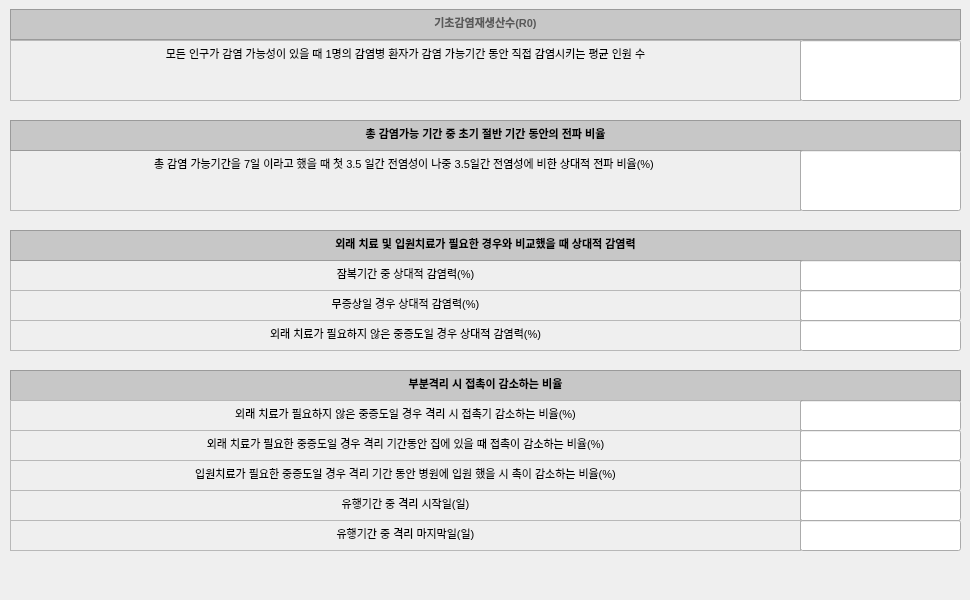
       <widget class="QWidget" name="scrollAreaWidgetContents_2">
        <property name="geometry">
         <rect>
          <x>0</x>
          <y>0</y>
          <width>970</width>
          <height>600</height>
         </rect>
        </property>
        <widget class="QTextEdit" name="textEdit_105">
         <property name="enabled">
          <bool>false</bool>
         </property>
         <property name="geometry">
          <rect>
           <x>10</x>
           <y>40</y>
           <width>791</width>
           <height>61</height>
          </rect>
         </property>
         <property name="html">
          <string>&lt;!DOCTYPE HTML PUBLIC &quot;-//W3C//DTD HTML 4.0//EN&quot; &quot;http://www.w3.org/TR/REC-html40/strict.dtd&quot;&gt;
&lt;html&gt;&lt;head&gt;&lt;meta name=&quot;qrichtext&quot; content=&quot;1&quot; /&gt;&lt;style type=&quot;text/css&quot;&gt;
p, li { white-space: pre-wrap; }
&lt;/style&gt;&lt;/head&gt;&lt;body style=&quot; font-family:'맑은 고딕'; font-size:8.25pt; font-weight:400; font-style:normal;&quot;&gt;
&lt;p align=&quot;center&quot; style=&quot; margin-top:0px; margin-bottom:0px; margin-left:0px; margin-right:0px; -qt-block-indent:0; text-indent:0px;&quot;&gt;&lt;span style=&quot; font-size:8pt; color:#000000;&quot;&gt;모든 인구가 감염 가능성이 있을 때 1명의 감염병 환자가 감염 가능기간 동안 직접 감염시키는 평균 인원 수&lt;/span&gt;&lt;/p&gt;&lt;/body&gt;&lt;/html&gt;</string>
         </property>
        </widget>
        <widget class="QTextEdit" name="textEdit_106">
         <property name="enabled">
          <bool>false</bool>
         </property>
         <property name="geometry">
          <rect>
           <x>10</x>
           <y>9</y>
           <width>951</width>
           <height>31</height>
          </rect>
         </property>
         <property name="styleSheet">
          <string notr="true">background-color: rgb(199, 199, 199);</string>
         </property>
         <property name="html">
          <string>&lt;!DOCTYPE HTML PUBLIC &quot;-//W3C//DTD HTML 4.0//EN&quot; &quot;http://www.w3.org/TR/REC-html40/strict.dtd&quot;&gt;
&lt;html&gt;&lt;head&gt;&lt;meta name=&quot;qrichtext&quot; content=&quot;1&quot; /&gt;&lt;style type=&quot;text/css&quot;&gt;
p, li { white-space: pre-wrap; }
&lt;/style&gt;&lt;/head&gt;&lt;body style=&quot; font-family:'맑은 고딕'; font-size:8.25pt; font-weight:400; font-style:normal;&quot;&gt;
&lt;p align=&quot;center&quot; style=&quot; margin-top:0px; margin-bottom:0px; margin-left:0px; margin-right:0px; -qt-block-indent:0; text-indent:0px;&quot;&gt;&lt;span style=&quot; font-size:8pt; font-weight:600; color:#595959;&quot;&gt;기초감염재생산수(R0)&lt;/span&gt;&lt;/p&gt;&lt;/body&gt;&lt;/html&gt;</string>
         </property>
        </widget>
        <widget class="QTextEdit" name="textEdit_125">
         <property name="enabled">
          <bool>false</bool>
         </property>
         <property name="geometry">
          <rect>
           <x>10</x>
           <y>260</y>
           <width>791</width>
           <height>31</height>
          </rect>
         </property>
         <property name="html">
          <string>&lt;!DOCTYPE HTML PUBLIC &quot;-//W3C//DTD HTML 4.0//EN&quot; &quot;http://www.w3.org/TR/REC-html40/strict.dtd&quot;&gt;
&lt;html&gt;&lt;head&gt;&lt;meta name=&quot;qrichtext&quot; content=&quot;1&quot; /&gt;&lt;style type=&quot;text/css&quot;&gt;
p, li { white-space: pre-wrap; }
&lt;/style&gt;&lt;/head&gt;&lt;body style=&quot; font-family:'맑은 고딕'; font-size:8.25pt; font-weight:400; font-style:normal;&quot;&gt;
&lt;p align=&quot;center&quot; style=&quot; margin-top:0px; margin-bottom:0px; margin-left:0px; margin-right:0px; -qt-block-indent:0; text-indent:0px;&quot;&gt;&lt;span style=&quot; font-size:8pt; color:#000000;&quot;&gt;잠복기간 중 상대적 감염력(%)&lt;/span&gt;&lt;/p&gt;&lt;/body&gt;&lt;/html&gt;</string>
         </property>
        </widget>
        <widget class="QTextEdit" name="textEdit_126">
         <property name="enabled">
          <bool>false</bool>
         </property>
         <property name="geometry">
          <rect>
           <x>10</x>
           <y>230</y>
           <width>951</width>
           <height>31</height>
          </rect>
         </property>
         <property name="styleSheet">
          <string notr="true">background-color: rgb(199, 199, 199);</string>
         </property>
         <property name="html">
          <string>&lt;!DOCTYPE HTML PUBLIC &quot;-//W3C//DTD HTML 4.0//EN&quot; &quot;http://www.w3.org/TR/REC-html40/strict.dtd&quot;&gt;
&lt;html&gt;&lt;head&gt;&lt;meta name=&quot;qrichtext&quot; content=&quot;1&quot; /&gt;&lt;style type=&quot;text/css&quot;&gt;
p, li { white-space: pre-wrap; }
&lt;/style&gt;&lt;/head&gt;&lt;body style=&quot; font-family:'맑은 고딕'; font-size:8.25pt; font-weight:400; font-style:normal;&quot;&gt;
&lt;p align=&quot;center&quot; style=&quot; margin-top:0px; margin-bottom:0px; margin-left:0px; margin-right:0px; -qt-block-indent:0; text-indent:0px;&quot;&gt;&lt;span style=&quot; font-size:8pt; font-weight:600; color:#000000;&quot;&gt;외래 치료 및 입원치료가 필요한 경우와 비교했을 때 상대적 감염력&lt;/span&gt;&lt;/p&gt;&lt;/body&gt;&lt;/html&gt;</string>
         </property>
        </widget>
        <widget class="QTextEdit" name="textEdit_127">
         <property name="enabled">
          <bool>false</bool>
         </property>
         <property name="geometry">
          <rect>
           <x>10</x>
           <y>290</y>
           <width>791</width>
           <height>31</height>
          </rect>
         </property>
         <property name="html">
          <string>&lt;!DOCTYPE HTML PUBLIC &quot;-//W3C//DTD HTML 4.0//EN&quot; &quot;http://www.w3.org/TR/REC-html40/strict.dtd&quot;&gt;
&lt;html&gt;&lt;head&gt;&lt;meta name=&quot;qrichtext&quot; content=&quot;1&quot; /&gt;&lt;style type=&quot;text/css&quot;&gt;
p, li { white-space: pre-wrap; }
&lt;/style&gt;&lt;/head&gt;&lt;body style=&quot; font-family:'맑은 고딕'; font-size:8.25pt; font-weight:400; font-style:normal;&quot;&gt;
&lt;p align=&quot;center&quot; style=&quot; margin-top:0px; margin-bottom:0px; margin-left:0px; margin-right:0px; -qt-block-indent:0; text-indent:0px;&quot;&gt;&lt;span style=&quot; font-size:8pt; color:#000000;&quot;&gt;무증상일 경우 상대적 감염력(%)&lt;/span&gt;&lt;/p&gt;&lt;/body&gt;&lt;/html&gt;</string>
         </property>
        </widget>
        <widget class="QTextEdit" name="textEdit_108">
         <property name="enabled">
          <bool>false</bool>
         </property>
         <property name="geometry">
          <rect>
           <x>10</x>
           <y>150</y>
           <width>791</width>
           <height>61</height>
          </rect>
         </property>
         <property name="html">
          <string>&lt;!DOCTYPE HTML PUBLIC &quot;-//W3C//DTD HTML 4.0//EN&quot; &quot;http://www.w3.org/TR/REC-html40/strict.dtd&quot;&gt;
&lt;html&gt;&lt;head&gt;&lt;meta name=&quot;qrichtext&quot; content=&quot;1&quot; /&gt;&lt;style type=&quot;text/css&quot;&gt;
p, li { white-space: pre-wrap; }
&lt;/style&gt;&lt;/head&gt;&lt;body style=&quot; font-family:'맑은 고딕'; font-size:8.25pt; font-weight:400; font-style:normal;&quot;&gt;
&lt;p align=&quot;center&quot; style=&quot; margin-top:0px; margin-bottom:0px; margin-left:0px; margin-right:0px; -qt-block-indent:0; text-indent:0px;&quot;&gt;&lt;span style=&quot; font-size:8pt; color:#000000;&quot;&gt;총 감염 가능기간을 7일 이라고 했을 때 첫 3.5 일간 전염성이 나중 3.5일간 전염성에 비한 상대적 전파 비율(%)&lt;/span&gt;&lt;span style=&quot; font-size:8pt;&quot;&gt; &lt;/span&gt;&lt;/p&gt;&lt;/body&gt;&lt;/html&gt;</string>
         </property>
        </widget>
        <widget class="QTextEdit" name="textEdit_109">
         <property name="enabled">
          <bool>false</bool>
         </property>
         <property name="geometry">
          <rect>
           <x>10</x>
           <y>120</y>
           <width>951</width>
           <height>31</height>
          </rect>
         </property>
         <property name="styleSheet">
          <string notr="true">background-color: rgb(199, 199, 199);</string>
         </property>
         <property name="html">
          <string>&lt;!DOCTYPE HTML PUBLIC &quot;-//W3C//DTD HTML 4.0//EN&quot; &quot;http://www.w3.org/TR/REC-html40/strict.dtd&quot;&gt;
&lt;html&gt;&lt;head&gt;&lt;meta name=&quot;qrichtext&quot; content=&quot;1&quot; /&gt;&lt;style type=&quot;text/css&quot;&gt;
p, li { white-space: pre-wrap; }
&lt;/style&gt;&lt;/head&gt;&lt;body style=&quot; font-family:'맑은 고딕'; font-size:8.25pt; font-weight:400; font-style:normal;&quot;&gt;
&lt;p align=&quot;center&quot; style=&quot; margin-top:0px; margin-bottom:0px; margin-left:0px; margin-right:0px; -qt-block-indent:0; text-indent:0px;&quot;&gt;&lt;span style=&quot; font-size:8pt; font-weight:600; color:#000000;&quot;&gt;총 감염가능 기간 중 초기 절반 기간 동안의 전파 비율&lt;/span&gt;&lt;/p&gt;&lt;/body&gt;&lt;/html&gt;</string>
         </property>
        </widget>
        <widget class="QTextEdit" name="textEdit_156">
         <property name="enabled">
          <bool>false</bool>
         </property>
         <property name="geometry">
          <rect>
           <x>10</x>
           <y>320</y>
           <width>791</width>
           <height>31</height>
          </rect>
         </property>
         <property name="html">
          <string>&lt;!DOCTYPE HTML PUBLIC &quot;-//W3C//DTD HTML 4.0//EN&quot; &quot;http://www.w3.org/TR/REC-html40/strict.dtd&quot;&gt;
&lt;html&gt;&lt;head&gt;&lt;meta name=&quot;qrichtext&quot; content=&quot;1&quot; /&gt;&lt;style type=&quot;text/css&quot;&gt;
p, li { white-space: pre-wrap; }
&lt;/style&gt;&lt;/head&gt;&lt;body style=&quot; font-family:'맑은 고딕'; font-size:8.25pt; font-weight:400; font-style:normal;&quot;&gt;
&lt;p align=&quot;center&quot; style=&quot; margin-top:0px; margin-bottom:0px; margin-left:0px; margin-right:0px; -qt-block-indent:0; text-indent:0px;&quot;&gt;&lt;span style=&quot; font-size:8pt; color:#000000;&quot;&gt;외래 치료가 필요하지 않은 중증도일 경우 상대적 감염력(%)&lt;/span&gt;&lt;/p&gt;&lt;/body&gt;&lt;/html&gt;</string>
         </property>
        </widget>
        <widget class="QTextEdit" name="textEdit_158">
         <property name="enabled">
          <bool>false</bool>
         </property>
         <property name="geometry">
          <rect>
           <x>10</x>
           <y>460</y>
           <width>791</width>
           <height>31</height>
          </rect>
         </property>
         <property name="html">
          <string>&lt;!DOCTYPE HTML PUBLIC &quot;-//W3C//DTD HTML 4.0//EN&quot; &quot;http://www.w3.org/TR/REC-html40/strict.dtd&quot;&gt;
&lt;html&gt;&lt;head&gt;&lt;meta name=&quot;qrichtext&quot; content=&quot;1&quot; /&gt;&lt;style type=&quot;text/css&quot;&gt;
p, li { white-space: pre-wrap; }
&lt;/style&gt;&lt;/head&gt;&lt;body style=&quot; font-family:'맑은 고딕'; font-size:8.25pt; font-weight:400; font-style:normal;&quot;&gt;
&lt;p align=&quot;center&quot; style=&quot; margin-top:0px; margin-bottom:0px; margin-left:0px; margin-right:0px; -qt-block-indent:0; text-indent:0px;&quot;&gt;&lt;span style=&quot; font-size:8pt; color:#000000;&quot;&gt;입원치료가 필요한 중증도일 경우 격리 기간 동안 병원에 입원 했을 시 촉이 감소하는 비율(%)&lt;/span&gt;&lt;/p&gt;&lt;/body&gt;&lt;/html&gt;</string>
         </property>
        </widget>
        <widget class="QTextEdit" name="textEdit_131">
         <property name="enabled">
          <bool>false</bool>
         </property>
         <property name="geometry">
          <rect>
           <x>10</x>
           <y>370</y>
           <width>951</width>
           <height>31</height>
          </rect>
         </property>
         <property name="styleSheet">
          <string notr="true">background-color: rgb(199, 199, 199);</string>
         </property>
         <property name="html">
          <string>&lt;!DOCTYPE HTML PUBLIC &quot;-//W3C//DTD HTML 4.0//EN&quot; &quot;http://www.w3.org/TR/REC-html40/strict.dtd&quot;&gt;
&lt;html&gt;&lt;head&gt;&lt;meta name=&quot;qrichtext&quot; content=&quot;1&quot; /&gt;&lt;style type=&quot;text/css&quot;&gt;
p, li { white-space: pre-wrap; }
&lt;/style&gt;&lt;/head&gt;&lt;body style=&quot; font-family:'맑은 고딕'; font-size:8.25pt; font-weight:400; font-style:normal;&quot;&gt;
&lt;p align=&quot;center&quot; style=&quot; margin-top:0px; margin-bottom:0px; margin-left:0px; margin-right:0px; -qt-block-indent:0; text-indent:0px;&quot;&gt;&lt;span style=&quot; font-size:8pt; font-weight:600; color:#000000;&quot;&gt;부분격리 시 접촉이 감소하는 비율&lt;/span&gt;&lt;/p&gt;&lt;/body&gt;&lt;/html&gt;</string>
         </property>
        </widget>
        <widget class="QTextEdit" name="textEdit_132">
         <property name="enabled">
          <bool>false</bool>
         </property>
         <property name="geometry">
          <rect>
           <x>10</x>
           <y>400</y>
           <width>791</width>
           <height>31</height>
          </rect>
         </property>
         <property name="html">
          <string>&lt;!DOCTYPE HTML PUBLIC &quot;-//W3C//DTD HTML 4.0//EN&quot; &quot;http://www.w3.org/TR/REC-html40/strict.dtd&quot;&gt;
&lt;html&gt;&lt;head&gt;&lt;meta name=&quot;qrichtext&quot; content=&quot;1&quot; /&gt;&lt;style type=&quot;text/css&quot;&gt;
p, li { white-space: pre-wrap; }
&lt;/style&gt;&lt;/head&gt;&lt;body style=&quot; font-family:'맑은 고딕'; font-size:8.25pt; font-weight:400; font-style:normal;&quot;&gt;
&lt;p align=&quot;center&quot; style=&quot; margin-top:0px; margin-bottom:0px; margin-left:0px; margin-right:0px; -qt-block-indent:0; text-indent:0px;&quot;&gt;&lt;span style=&quot; font-size:8pt; color:#000000;&quot;&gt;외래 치료가 필요하지 않은 중증도일 경우 격리 시 접촉기 감소하는 비율(%)&lt;/span&gt;&lt;/p&gt;&lt;/body&gt;&lt;/html&gt;</string>
         </property>
        </widget>
        <widget class="QTextEdit" name="textEdit_133">
         <property name="enabled">
          <bool>false</bool>
         </property>
         <property name="geometry">
          <rect>
           <x>10</x>
           <y>430</y>
           <width>791</width>
           <height>31</height>
          </rect>
         </property>
         <property name="html">
          <string>&lt;!DOCTYPE HTML PUBLIC &quot;-//W3C//DTD HTML 4.0//EN&quot; &quot;http://www.w3.org/TR/REC-html40/strict.dtd&quot;&gt;
&lt;html&gt;&lt;head&gt;&lt;meta name=&quot;qrichtext&quot; content=&quot;1&quot; /&gt;&lt;style type=&quot;text/css&quot;&gt;
p, li { white-space: pre-wrap; }
&lt;/style&gt;&lt;/head&gt;&lt;body style=&quot; font-family:'맑은 고딕'; font-size:8.25pt; font-weight:400; font-style:normal;&quot;&gt;
&lt;p align=&quot;center&quot; style=&quot; margin-top:0px; margin-bottom:0px; margin-left:0px; margin-right:0px; -qt-block-indent:0; text-indent:0px;&quot;&gt;&lt;span style=&quot; font-size:8pt; color:#000000;&quot;&gt;외래 치료가 필요한 중증도일 경우 격리 기간동안 집에 있을 때 접촉이 감소하는 비율(%)&lt;/span&gt;&lt;/p&gt;&lt;/body&gt;&lt;/html&gt;</string>
         </property>
        </widget>
        <widget class="QTextEdit" name="textEdit_159">
         <property name="enabled">
          <bool>false</bool>
         </property>
         <property name="geometry">
          <rect>
           <x>10</x>
           <y>490</y>
           <width>791</width>
           <height>31</height>
          </rect>
         </property>
         <property name="html">
          <string>&lt;!DOCTYPE HTML PUBLIC &quot;-//W3C//DTD HTML 4.0//EN&quot; &quot;http://www.w3.org/TR/REC-html40/strict.dtd&quot;&gt;
&lt;html&gt;&lt;head&gt;&lt;meta name=&quot;qrichtext&quot; content=&quot;1&quot; /&gt;&lt;style type=&quot;text/css&quot;&gt;
p, li { white-space: pre-wrap; }
&lt;/style&gt;&lt;/head&gt;&lt;body style=&quot; font-family:'맑은 고딕'; font-size:8.25pt; font-weight:400; font-style:normal;&quot;&gt;
&lt;p align=&quot;center&quot; style=&quot; margin-top:0px; margin-bottom:0px; margin-left:0px; margin-right:0px; -qt-block-indent:0; text-indent:0px;&quot;&gt;&lt;span style=&quot; font-size:8pt; color:#000000;&quot;&gt;유행기간 중 격리 시작일(일)&lt;/span&gt;&lt;/p&gt;&lt;/body&gt;&lt;/html&gt;</string>
         </property>
        </widget>
        <widget class="QLineEdit" name="input_lastLatent">
         <property name="geometry">
          <rect>
           <x>800</x>
           <y>260</y>
           <width>161</width>
           <height>31</height>
          </rect>
         </property>
         <property name="text">
          <string/>
         </property>
         <property name="maxLength">
          <number>20</number>
         </property>
         <property name="alignment">
          <set>Qt::AlignCenter</set>
         </property>
        </widget>
        <widget class="QLineEdit" name="input_asymptomatic">
         <property name="geometry">
          <rect>
           <x>800</x>
           <y>290</y>
           <width>161</width>
           <height>31</height>
          </rect>
         </property>
         <property name="text">
          <string/>
         </property>
         <property name="maxLength">
          <number>20</number>
         </property>
         <property name="alignment">
          <set>Qt::AlignCenter</set>
         </property>
        </widget>
        <widget class="QLineEdit" name="input_moderate">
         <property name="geometry">
          <rect>
           <x>800</x>
           <y>320</y>
           <width>161</width>
           <height>31</height>
          </rect>
         </property>
         <property name="text">
          <string/>
         </property>
         <property name="maxLength">
          <number>20</number>
         </property>
         <property name="alignment">
          <set>Qt::AlignCenter</set>
         </property>
        </widget>
        <widget class="QLineEdit" name="input_isolModerate">
         <property name="geometry">
          <rect>
           <x>800</x>
           <y>400</y>
           <width>161</width>
           <height>31</height>
          </rect>
         </property>
         <property name="text">
          <string/>
         </property>
         <property name="maxLength">
          <number>20</number>
         </property>
         <property name="alignment">
          <set>Qt::AlignCenter</set>
         </property>
        </widget>
        <widget class="QLineEdit" name="input_isolSevereHome">
         <property name="geometry">
          <rect>
           <x>800</x>
           <y>430</y>
           <width>161</width>
           <height>31</height>
          </rect>
         </property>
         <property name="text">
          <string/>
         </property>
         <property name="maxLength">
          <number>20</number>
         </property>
         <property name="alignment">
          <set>Qt::AlignCenter</set>
         </property>
        </widget>
        <widget class="QLineEdit" name="input_isolSevereHospital">
         <property name="geometry">
          <rect>
           <x>800</x>
           <y>460</y>
           <width>161</width>
           <height>31</height>
          </rect>
         </property>
         <property name="text">
          <string/>
         </property>
         <property name="maxLength">
          <number>20</number>
         </property>
         <property name="alignment">
          <set>Qt::AlignCenter</set>
         </property>
        </widget>
        <widget class="QLineEdit" name="input_halfInfectiosRate">
         <property name="geometry">
          <rect>
           <x>800</x>
           <y>150</y>
           <width>161</width>
           <height>61</height>
          </rect>
         </property>
         <property name="text">
          <string/>
         </property>
         <property name="maxLength">
          <number>20</number>
         </property>
         <property name="alignment">
          <set>Qt::AlignCenter</set>
         </property>
        </widget>
        <widget class="QLineEdit" name="input_R0">
         <property name="geometry">
          <rect>
           <x>800</x>
           <y>40</y>
           <width>161</width>
           <height>61</height>
          </rect>
         </property>
         <property name="text">
          <string/>
         </property>
         <property name="maxLength">
          <number>20</number>
         </property>
         <property name="alignment">
          <set>Qt::AlignCenter</set>
         </property>
        </widget>
        <widget class="QTextEdit" name="textEdit_181">
         <property name="enabled">
          <bool>false</bool>
         </property>
         <property name="geometry">
          <rect>
           <x>10</x>
           <y>520</y>
           <width>791</width>
           <height>31</height>
          </rect>
         </property>
         <property name="html">
          <string>&lt;!DOCTYPE HTML PUBLIC &quot;-//W3C//DTD HTML 4.0//EN&quot; &quot;http://www.w3.org/TR/REC-html40/strict.dtd&quot;&gt;
&lt;html&gt;&lt;head&gt;&lt;meta name=&quot;qrichtext&quot; content=&quot;1&quot; /&gt;&lt;style type=&quot;text/css&quot;&gt;
p, li { white-space: pre-wrap; }
&lt;/style&gt;&lt;/head&gt;&lt;body style=&quot; font-family:'맑은 고딕'; font-size:8.25pt; font-weight:400; font-style:normal;&quot;&gt;
&lt;p align=&quot;center&quot; style=&quot; margin-top:0px; margin-bottom:0px; margin-left:0px; margin-right:0px; -qt-block-indent:0; text-indent:0px;&quot;&gt;&lt;span style=&quot; font-size:8pt; color:#000000;&quot;&gt;유행기간 중 격리 마지막일(일)&lt;/span&gt;&lt;/p&gt;&lt;/body&gt;&lt;/html&gt;</string>
         </property>
        </widget>
        <widget class="QLineEdit" name="input_isolStart">
         <property name="geometry">
          <rect>
           <x>800</x>
           <y>490</y>
           <width>161</width>
           <height>31</height>
          </rect>
         </property>
         <property name="styleSheet">
          <string notr="true"/>
         </property>
         <property name="text">
          <string/>
         </property>
         <property name="maxLength">
          <number>20</number>
         </property>
         <property name="alignment">
          <set>Qt::AlignCenter</set>
         </property>
        </widget>
        <widget class="QLineEdit" name="input_isolEnd">
         <property name="geometry">
          <rect>
           <x>800</x>
           <y>520</y>
           <width>161</width>
           <height>31</height>
          </rect>
         </property>
         <property name="styleSheet">
          <string notr="true"/>
         </property>
         <property name="text">
          <string/>
         </property>
         <property name="maxLength">
          <number>20</number>
         </property>
         <property name="alignment">
          <set>Qt::AlignCenter</set>
         </property>
        </widget>
        <zorder>textEdit_105</zorder>
        <zorder>textEdit_106</zorder>
        <zorder>textEdit_125</zorder>
        <zorder>textEdit_126</zorder>
        <zorder>textEdit_127</zorder>
        <zorder>textEdit_108</zorder>
        <zorder>textEdit_109</zorder>
        <zorder>textEdit_156</zorder>
        <zorder>textEdit_158</zorder>
        <zorder>textEdit_131</zorder>
        <zorder>textEdit_132</zorder>
        <zorder>textEdit_133</zorder>
        <zorder>textEdit_159</zorder>
        <zorder>input_R0</zorder>
        <zorder>input_halfInfectiosRate</zorder>
        <zorder>input_lastLatent</zorder>
        <zorder>input_asymptomatic</zorder>
        <zorder>input_moderate</zorder>
        <zorder>input_isolModerate</zorder>
        <zorder>input_isolSevereHome</zorder>
        <zorder>input_isolSevereHospital</zorder>
        <zorder>textEdit_181</zorder>
        <zorder>input_isolStart</zorder>
        <zorder>input_isolEnd</zorder>
       </widget>
